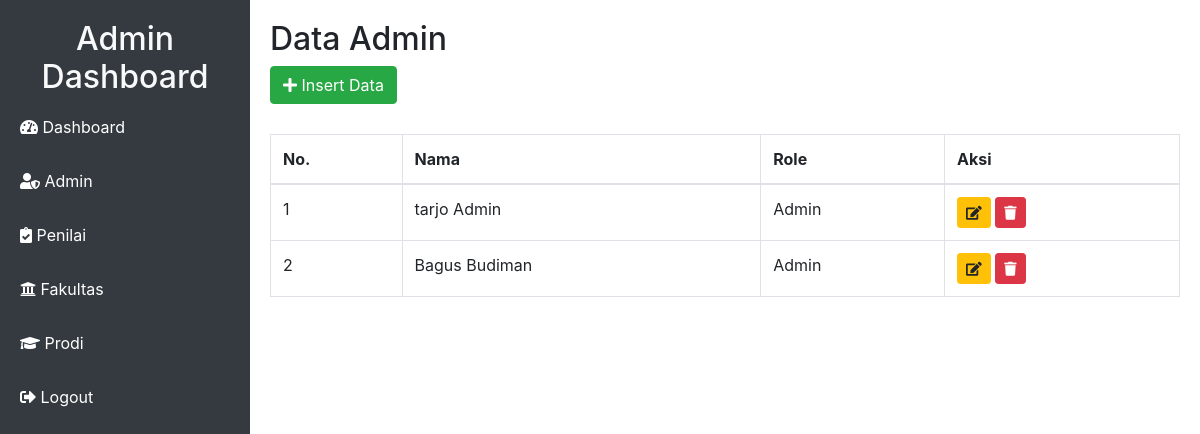
/admin/admin.php, run on the app's committed database.
### tables this page shows
CREATE TABLE `pengguna` (
  `idpengguna` int(11) NOT NULL,
  `username` char(50) NOT NULL,
  `password` char(50) NOT NULL,
  `role` int(11) NOT NULL
);

### admin/admin.php (the view, shortened to what this page needs)
<?php
require '../config.php';
$sql = "SELECT * FROM pengguna WHERE role = 1";
$result = $conn->query($sql);
?>
<!DOCTYPE html>
<html lang="en">
<head>
    <link href="https://stackpath.bootstrapcdn.com/bootstrap/4.5.2/css/bootstrap.min.css" rel="stylesheet">
    <link href="https://cdnjs.cloudflare.com/ajax/libs/font-awesome/5.15.3/css/all.min.css" rel="stylesheet">
</head>
<body>
    <div class="sidebar collapse d-md-block" id="sidebarMenu">
        <h2 class="text-center text-light">Admin Dashboard</h2>
        <a href="index.php" class="nav-link"><i class="fas fa-tachometer-alt"></i> Dashboard</a>
        <a href="admin.php" class="nav-link"><i class="fas fa-user-shield"></i> Admin</a>
        <a href="penilai.php" class="nav-link"><i class="fas fa-clipboard-check"></i> Penilai</a>
        <a href="fakultas.php" class="nav-link"><i class="fas fa-university"></i> Fakultas</a>
        <a href="prodi.php" class="nav-link"><i class="fas fa-graduation-cap"></i> Prodi</a>
        <a href="../logout.php" class="nav-link"><i class="fas fa-sign-out-alt"></i> Logout</a>
    </div>
    <div class="main-content">
        <h2>Data Admin</h2>
        <button class="btn btn-success btn-insert" data-toggle="modal" data-target="#insertModal"><i class="fas fa-plus"></i> Insert Data</button>
        <div class="table-responsive">
            <table class="table table-bordered">
                <thead>
                    <tr>
                        <th>No.</th>
                        <th>Nama</th>
                        <th>Role</th>
                        <th>Aksi</th>
                    </tr>
                </thead>
                <tbody>
                    <?php
                    if ($result->num_rows > 0) {
                        $no = 1;
                        while ($row = $result->fetch_assoc()) {
                            echo "<tr>
                                <td>" . $no++ . "</td>
                                <td>" . $row['username'] . "</td>
                                <td>" . ($row['role'] == 1 ? 'Admin' : 'Penilai') . "</td>
                                <td>
                                    <button class='btn btn-warning btn-sm' onclick='openUpdateModal(" . json_encode($row) . ")'><i class='fas fa-edit'></i></button>
                                    <a href='admin.php?delete=" . $row['idpengguna'] . "' class='btn btn-danger btn-sm'><i class='fas fa-trash'></i></a>
                                </td>
                            </tr>";
                        }
                    } else {
                        echo "<tr><td colspan='4' class='text-center'>No data available</td></tr>";
                    }
                    ?>
                </tbody>
            </table>
        </div>
    </div>
</body>
</html>

### admin/admin.php (style rules this page uses)
body { display: flex; flex-direction: column; }
.sidebar { width: 250px; background-color: #343a40; min-height: 100vh; padding-top: 20px; position: fixed; transition: all 0.3s; }
.sidebar a { color: #fff; text-decoration: none; display: block; padding: 10px 20px; margin-bottom: 10px; transition: background-color 0.3s; }
.main-content { flex-grow: 1; padding: 20px; margin-left: 250px; transition: margin-left 0.3s; }
.table-responsive { margin-top: 20px; }
.btn-insert { margin-bottom: 10px; }

### data on the page
pengguna: username "tarjo Admin", role "Admin"
pengguna: username "Bagus Budiman", role "Admin"
